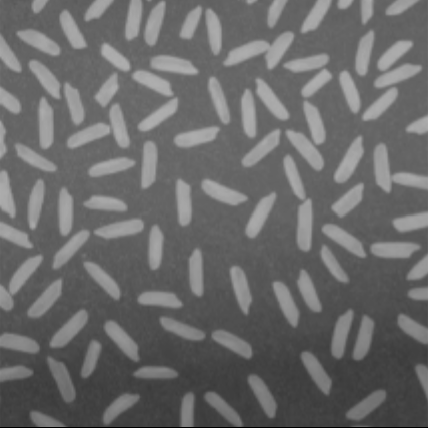
#> input picture hw2/test1.png, 428 x 428 px
$ python main.py
#> lines starting #> are read from the running program, lines starting #| are printed output that depends on the picture; after the words box and inside, x2 and y2 are one past the last pixel; in counts of white or black regions, pixels touching at a corner belong together
import cv2
import numpy as np

img = cv2.imread('./test1.png')
#> img is the input picture: shape (428, 428, 3); mean B, G, R 106.3, 106.3, 106.3
img_gray = cv2.cvtColor(img, cv2.COLOR_BGR2GRAY)
img_blur = cv2.GaussianBlur(img_gray, (3, 3), 0)

edges = cv2.Canny(image=img_blur, threshold1=60, threshold2=120)
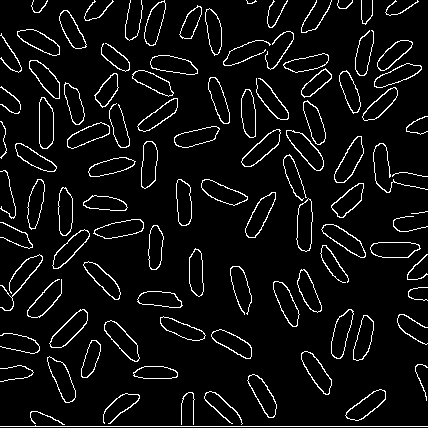
#> edges: shape (428, 428); 6.1% white in thin lines or dots
kernel = np.ones((1, 1), np.uint8)
edges = cv2.dilate(edges, kernel, iterations=1)
contours, _ = cv2.findContours(edges, cv2.RETR_EXTERNAL, cv2.CHAIN_APPROX_SIMPLE)
#> contours = 101 contours, 24 with area under 20; largest, box (x1, y1, x2, y2) and area: (49, 309, 88, 348) 676, (286, 130, 324, 171) 671, (334, 136, 364, 183) 670, (296, 198, 313, 252) 658, (104, 320, 140, 362) 649

for contour in contours:
    if len(contour) < 10:
        continue
    points = contour.reshape(-1, 2)
    ellipse = cv2.fitEllipse(points)
    _, axes, _ = ellipse
    major_axis, minor_axis = axes
    if abs(major_axis) > abs(minor_axis):
        e = abs(major_axis) / abs(minor_axis)
    else:
        e = abs(minor_axis) / abs(major_axis)
    if e < 1.05:
        continue
    cv2.ellipse(img, ellipse, (0, 0, 255), 2)
#> this loop made 101 passes
#> (ellipse, major_axis, minor_axis, e) on passes 2 to 12: (((57.87, 430.8), (17.19, 67.55), 122.4), 17.19, 67.55, 3.93), (((120.3, 405.2), (14.79, 51.8), 50.87), 14.79, 51.8, 3.5), (((187.4, 412.1), (14.64, 41.93), 3.56), 14.64, 41.93, 2.86), (((222.5, 407.5), (14.25, 48.97), 132.2), 14.25, 48.97, 3.44), (((366.4, 405.3), (16.27, 49.97), 54.16), 16.27, 49.97, 3.07), (((262.8, 394.9), (15.65, 52.01), 150.7), 15.65, 52.01, 3.32), (((155.3, 372.9), (13.84, 44.48), 91.49), 13.84, 44.48, 3.21), (((12.33, 373), (13.75, 40.53), 83.73), 13.75, 40.53, 2.95), (((393.6, 333.2), (18.5, 79.01), 0), 18.5, 79.01, 4.27), (((62, 379.1), (16.47, 53.46), 156.4), 16.47, 53.46, 3.25), (((316.5, 371.8), (15.75, 51.49), 147.8), 15.75, 51.49, 3.27)
#> (major_axis, minor_axis, e) on passes 61 to 66: (14.72, 44.09, 2.99), (14.97, 38.65, 2.58), (5.01, 19.31, 3.85), (14.07, 50.2, 3.57), (14.86, 49.24, 3.31), (13.69, 57.95, 4.23)
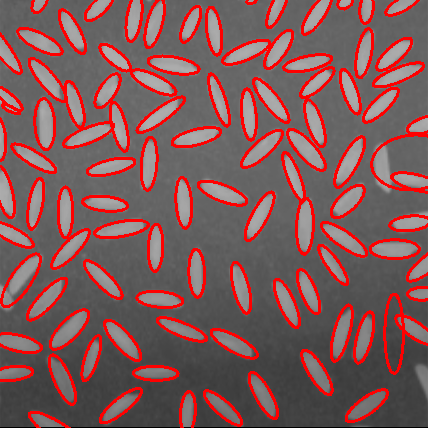
#> img: shape (428, 428, 3); 16.02% of pixels changed, all inside (x1, y1, x2, y2) = (0, 0, 428, 428)

cv2.imshow('Ellipse', img)
cv2.waitKey(0)
cv2.destroyAllWindows()

$ run again, with hw2/image-3.png copied over hw2/test1.png
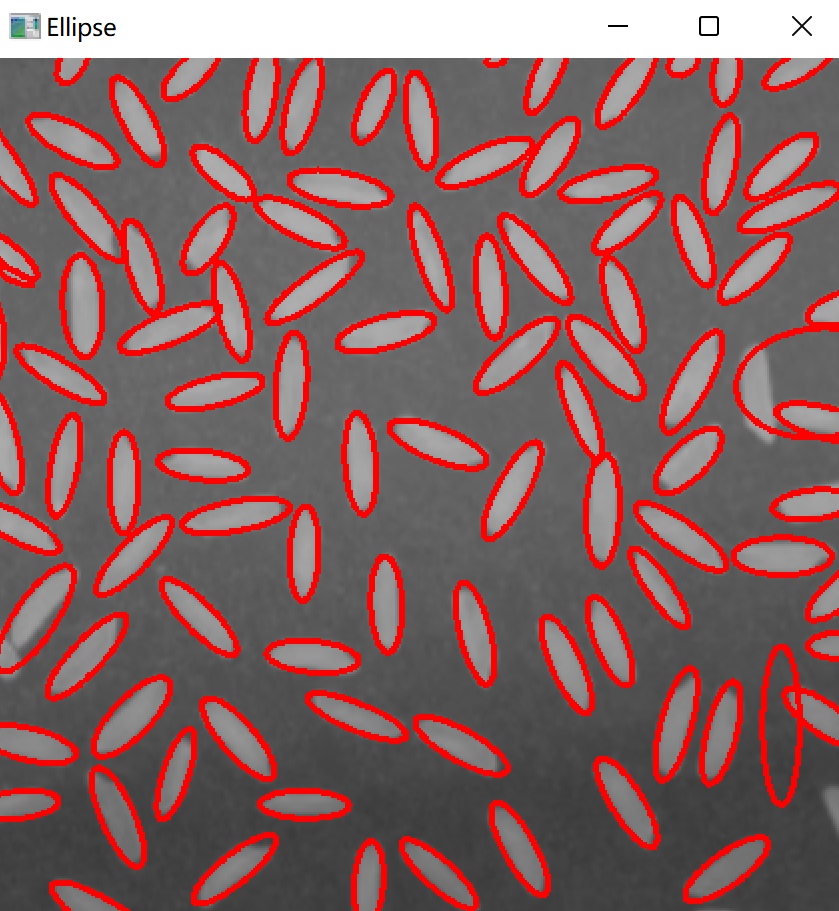
#> input picture hw2/image-3.png, 839 x 911 px
#> img is the input picture: shape (911, 839, 3); mean B, G, R 98.1, 98.1, 136.5
#> `edges = cv2.Canny(image=img_blur, threshold1=60, threshold2=120)`:
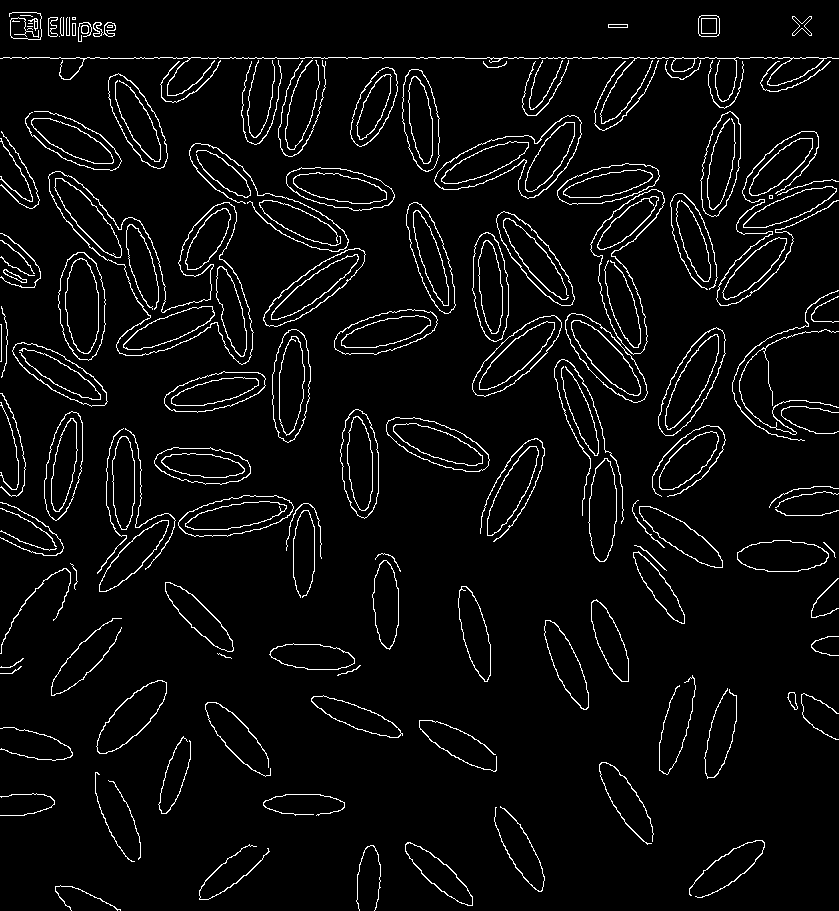
#> edges: shape (911, 839); 4.7% white in thin lines or dots
#> contours = 148 contours, 36 with area under 20; largest, box (x1, y1, x2, y2) and area: (48, 171, 254, 365) 14687, (434, 115, 582, 199) 5934, (590, 189, 665, 355) 5386, (58, 252, 106, 361) 3910, (658, 327, 726, 436) 3690
#> the loop `for contour in contours:` made 148 passes
#> (ellipse, major_axis, minor_axis, e) on passes 1 to 7: (((125.6, 932.1), (31.13, 166), 123.2), 31.13, 166, 5.33), (((368.1, 882.9), (22.67, 75.87), 4.23), 22.67, 75.87, 3.35), (((233.4, 869.5), (23.78, 88.24), 51.42), 23.78, 88.24, 3.71), (((438.6, 873.7), (22.41, 88.62), 131.8), 22.41, 88.62, 3.95), (((726.7, 868.9), (26.28, 89.73), 54.08), 26.28, 89.73, 3.41), (((519, 847.8), (24.73, 94.6), 151.3), 24.73, 94.6, 3.83), (((304.3, 804.1), (20.82, 80.1), 90.96), 20.82, 80.1, 3.85)
#> after the loop `for contour in contours:`:
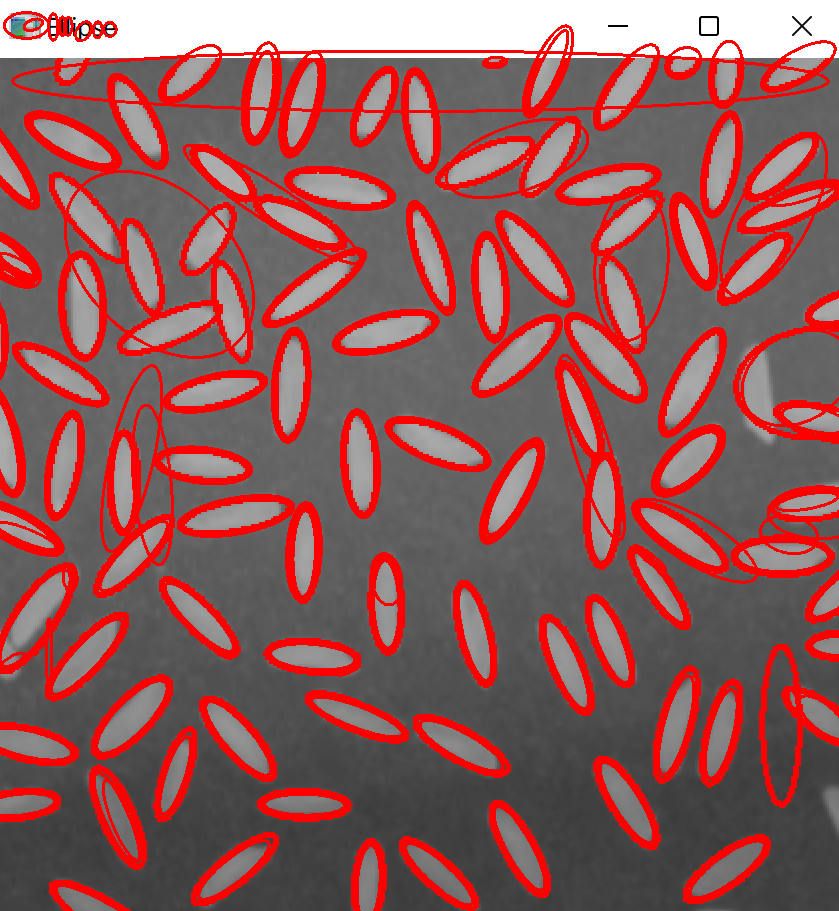
#> img: shape (911, 839, 3); 6.11% of pixels changed, all inside (x1, y1, x2, y2) = (0, 11, 839, 911)
